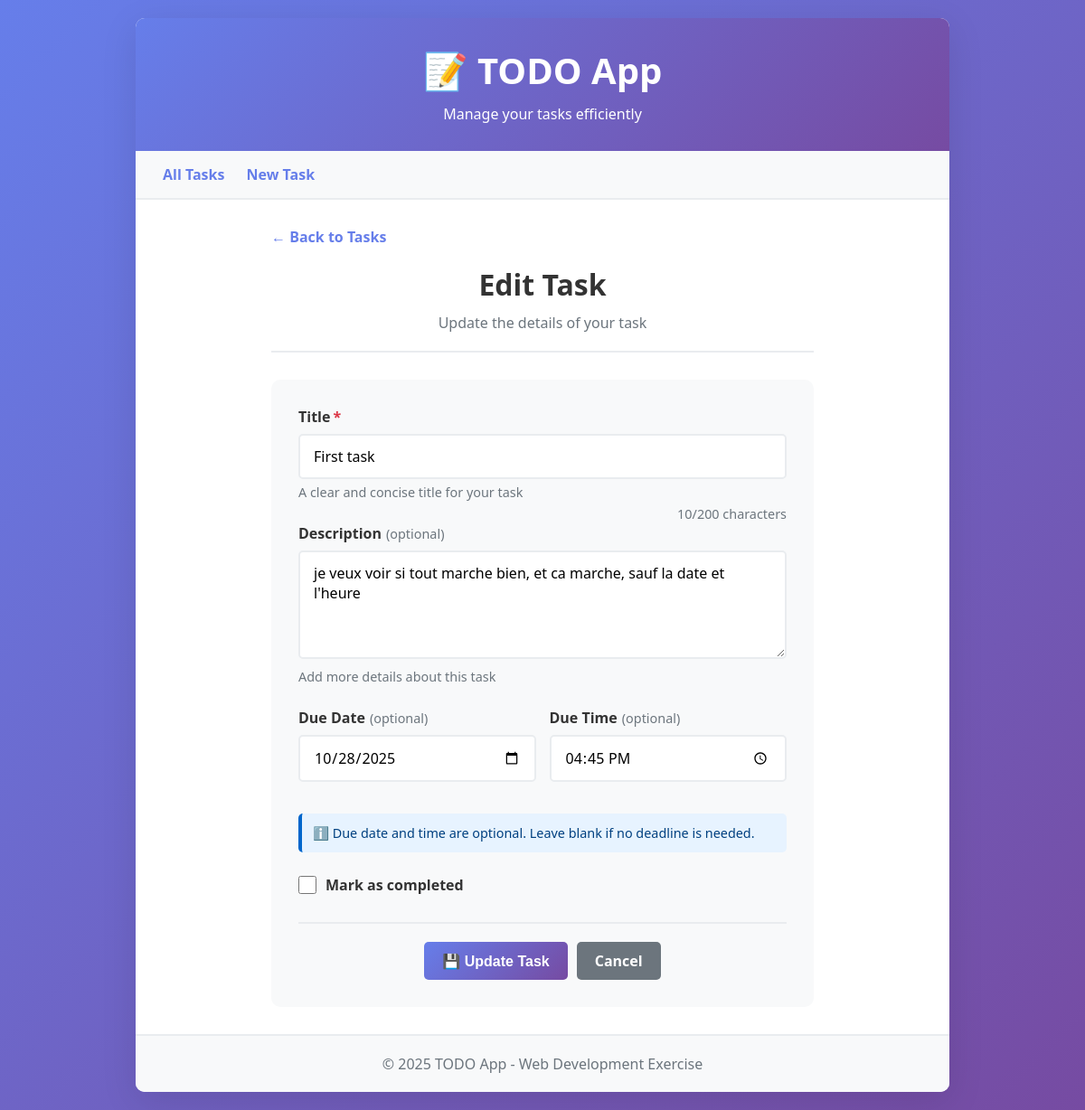
/tasks/1/update/, run on the app's committed database.
### todo_app/models.py (models this page shows, shortened)
class Task(models.Model):
    title = models.CharField(max_length=200)
    description = models.TextField(blank=True, null=True)
    due_date = models.DateField(blank=True, null=True)
    due_time = models.TimeField(blank=True, null=True)
    completed = models.BooleanField(default=False)
    user = models.ForeignKey(User,on_delete=models.CASCADE)

### todo_app/views.py (the view, shortened to what this page needs)
# urls.py: path('<int:pk>/update/', views.task_update, name='task_update'),
def task_update(request, pk):
    task = get_object_or_404(Task, pk=pk)
    return render(request, 'task_form.html', {'task': task})

### todo_app/templates/task_form.html (shortened to what this page needs)
{% extends 'base.html' %}
       {% block extra_navi %}
        <nav>
            <a href="{% url 'task_list' %}">All Tasks</a>
            <a href="{% url 'task_create' %}">New Task</a>
        </nav>
        {% endblock %}
{% block content %}
<div class="form-container">
    <a href="{% url 'task_list' %}" class="back-link">
        ← Back to Tasks
    </a>
    <div class="form-header">
        <h2>{% if task %}Edit Task{% else %}Create New Task{% endif %}</h2>
        <p>{% if task %}Update the details of your task{% else %}Add a new task to your list{% endif %}</p>
    </div>
    <div class="form-card">
        <form method="post" id="taskForm">
            <div class="form-group">
                <label for="id_title" class="form-label">
                    Title<span class="required">*</span>
                </label>
                <input
                    type="text"
                    name="title"
                    id="id_title"
                    class="form-control {% if form.title.errors %}error{% endif %}"
                    value="{% if task %}{{ task.title }}{% endif %}"
                    placeholder="Enter task title"
                    required
                    maxlength="200"
                >
                <small class="form-help">A clear and concise title for your task</small>
            </div>
            <div class="form-group">
                <label for="id_description" class="form-label">
                    Description<span class="optional">(optional)</span>
                </label>
                <textarea
                    name="description"
                    id="id_description"
                    class="form-control {% if form.description.errors %}error{% endif %}"
                    placeholder="Enter task description"
                >{% if task %}{{ task.description }}{% endif %}</textarea>
                <small class="form-help">Add more details about this task</small>
            </div>
            <div class="form-row">
                <div class="form-group">
                    <label for="id_due_date" class="form-label">
                        Due Date<span class="optional">(optional)</span>
                    </label>
                    <input
                        type="date"
                        name="due_date"
                        id="id_due_date"
                        class="form-control {% if form.due_date.errors %}error{% endif %}"
                        value="{% if task and task.due_date %}{{ task.due_date|date:'Y-m-d' }}{% endif %}"
                    >
                </div>
                <div class="form-group">
                    <label for="id_due_time" class="form-label">
                        Due Time<span class="optional">(optional)</span>
                    </label>
                    <input
                        type="time"
                        name="due_time"
                        id="id_due_time"
                        class="form-control {% if form.due_time.errors %}error{% endif %}"
                        value="{% if task and task.due_time %}{{ task.due_time|time:'H:i' }}{% endif %}"
                    >
                </div>
            </div>
            <div class="datetime-info">
                ℹ️ Due date and time are optional. Leave blank if no deadline is needed.
            </div>
            {% if task %}
            <div class="form-group" style="margin-top: 25px;">
                <div class="checkbox-group">
                    <input
                        type="checkbox"
                        name="completed"
                        id="id_completed"
                    >
                    <label for="id_completed" class="form-label">Mark as completed</label>
                </div>
            </div>
            {% endif %}
            <div class="form-actions">
                <button type="submit" class="btn btn-primary">
                    {% if task %}💾 Update Task{% else %}➕ Create Task{% endif %}
                </button>
                <a href="{% url 'task_list' %}" class="btn btn-secondary">Cancel</a>
            </div>
        </form>
    </div>
</div>
{% endblock %}

### todo_app/templates/base.html (style rules this page uses)
* { margin: 0; padding: 0; box-sizing: border-box; }
body { font-family: 'Segoe UI', Tahoma, Geneva, Verdana, sans-serif; background: linear-gradient(135deg, #667eea 0%, #764ba2 100%); min-height: 100vh; padding: 20px; }
nav { background: #f8f9fa; padding: 15px 30px; border-bottom: 2px solid #e9ecef; }
nav a { color: #667eea; text-decoration: none; margin-right: 20px; font-weight: 600; transition: color 0.3s; }
.btn { display: inline-block; padding: 10px 20px; border: none; border-radius: 5px; cursor: pointer; text-decoration: none; font-size: 16px; transition: all 0.3s; font-weight: 600; }
.btn-primary { background: linear-gradient(135deg, #667eea 0%, #764ba2 100%); color: white; }
.btn-secondary { background: #6c757d; color: white; }

### todo_app/templates/task_form.html (style rules this page uses)
.form-container { max-width: 600px; margin: 0 auto; }
.form-header { text-align: center; margin-bottom: 30px; padding-bottom: 20px; border-bottom: 2px solid #e9ecef; }
.form-header h2 { font-size: 2em; color: #333; margin-bottom: 10px; }
.form-header p { color: #6c757d; }
.form-card { background: #f8f9fa; border-radius: 10px; padding: 30px; }
.form-group { margin-bottom: 25px; }
.form-label { display: block; font-weight: 600; color: #333; margin-bottom: 8px; font-size: 1em; }
.form-label .required { color: #dc3545; margin-left: 3px; }
.form-label .optional { color: #6c757d; font-weight: normal; font-size: 0.9em; margin-left: 5px; }
.form-control { width: 100%; padding: 12px 15px; border: 2px solid #e9ecef; border-radius: 5px; font-size: 1em; transition: all 0.3s; font-family: inherit; }
textarea.form-control { min-height: 120px; resize: vertical; }
.form-help { font-size: 0.9em; color: #6c757d; margin-top: 5px; display: block; }
.form-row { display: grid; grid-template-columns: 1fr 1fr; gap: 15px; }
.datetime-info { background: #e7f3ff; border-left: 4px solid #0066cc; padding: 12px; border-radius: 5px; margin-top: 10px; font-size: 0.9em; color: #004080; }
.form-actions { display: flex; gap: 10px; justify-content: center; margin-top: 30px; padding-top: 20px; border-top: 2px solid #e9ecef; }
.back-link { color: #667eea; text-decoration: none; display: inline-flex; align-items: center; gap: 5px; font-weight: 600; margin-bottom: 20px; }
.checkbox-group { display: flex; align-items: center; gap: 10px; }
.checkbox-group input[type="checkbox"] { width: 20px; height: 20px; cursor: pointer; }
.checkbox-group label { margin: 0; cursor: pointer; }

### data on the page
Task: title "First task", description "je veux voir si tout marche bien, et ca marche, sauf la date et l'heure", due_date "10/28/2025", due_time "16:45"
